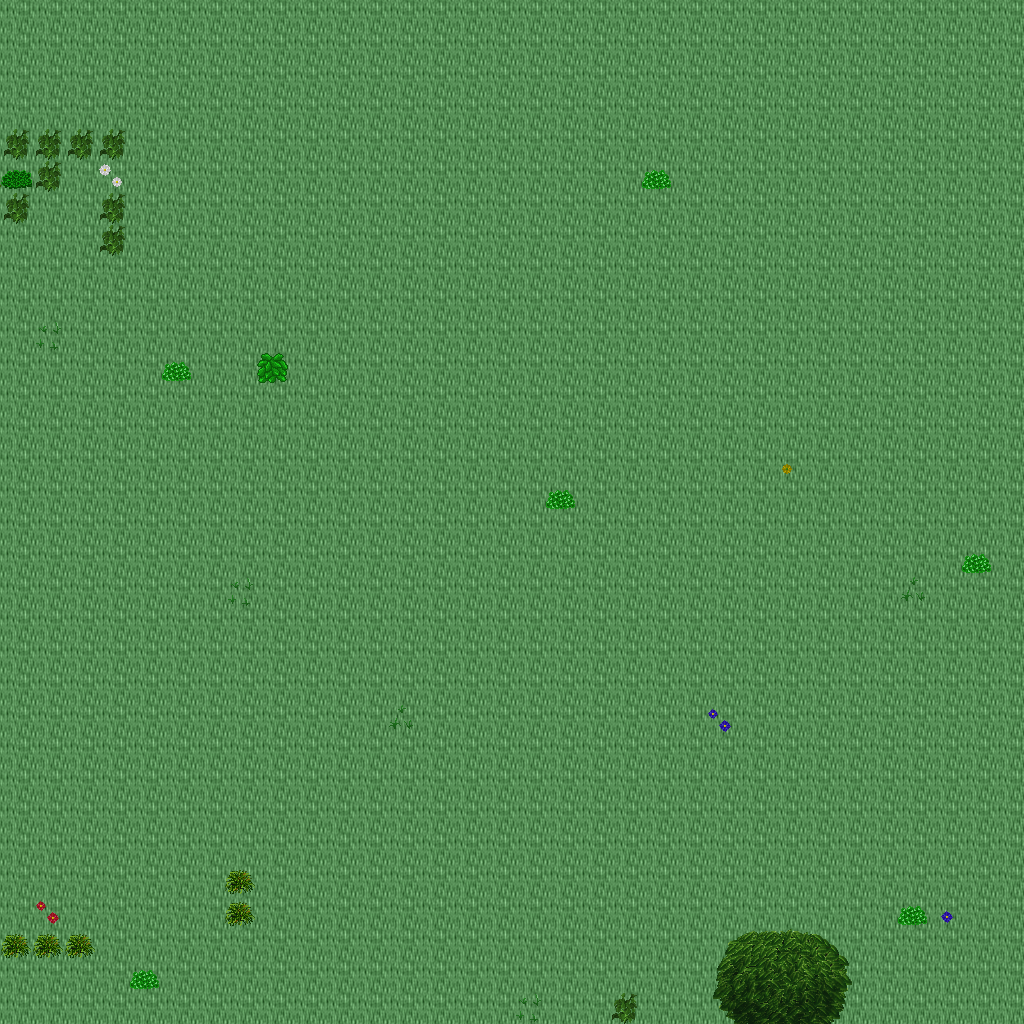

This is a level from a 2D game, rendered from its Tiled map with the project's own tilesets. A one-line summary and the map file follow, with tile-layer data summarised:
An orthogonal 32x32 tile map with 32x32 px tiles, 5 tile layers (Ground, Objects, Objects2, Above, ...), 1 hidden layer not drawn, 32 tilesets.

<map version="1.10" tiledversion="1.11.0" orientation="orthogonal" renderorder="right-down" width="32" height="32" tilewidth="32" tileheight="32" infinite="0" nextlayerid="11" nextobjectid="1">
 <tileset firstgid="1" name="building_wall_int_wall_pale" tilewidth="32" tileheight="32" tilecount="16" columns="2">
  <image source="../drawable/building_wall_int_wall_pale.png" width="64" height="256" />
 </tileset>
 <tileset firstgid="17" name="ground_ground" tilewidth="32" tileheight="32" tilecount="33" columns="3">
  <image source="../drawable/ground_ground.png" width="96" height="352" />
 </tileset>
 <tileset firstgid="50" name="plant_bush_bushes" tilewidth="32" tileheight="32" tilecount="10" columns="5">
  <image source="../drawable/plant_bush_bushes.png" width="160" height="64" />
 </tileset>
 <tileset firstgid="60" name="plant_flower_daisy_blue" tilewidth="32" tileheight="32" tilecount="8" columns="2">
  <image source="../drawable/plant_flower_daisy_blue.png" width="64" height="128" />
 </tileset>
 <tileset firstgid="68" name="plant_flower_daisy_red" tilewidth="32" tileheight="32" tilecount="8" columns="2">
  <image source="../drawable/plant_flower_daisy_red.png" width="64" height="128" />
 </tileset>
 <tileset firstgid="76" name="plant_flower_daisy_white" tilewidth="32" tileheight="32" tilecount="8" columns="2">
  <image source="../drawable/plant_flower_daisy_white.png" width="64" height="128" />
 </tileset>
 <tileset firstgid="84" name="plant_flower_daisy_yellow" tilewidth="32" tileheight="32" tilecount="8" columns="2">
  <image source="../drawable/plant_flower_daisy_yellow.png" width="64" height="128" />
 </tileset>
 <tileset firstgid="92" name="plant_tree_tree_green" tilewidth="32" tileheight="32" tilecount="88" columns="8">
  <image source="../drawable/plant_tree_tree_green.png" width="256" height="352" />
 </tileset>
 <tileset firstgid="180" name="ground_ladder_steps" tilewidth="32" tileheight="32" tilecount="6" columns="3">
  <image source="../drawable/ground_ladder_steps.png" width="96" height="64" />
 </tileset>
 <tileset firstgid="186" name="building_fence_wooden_brown_fence" tilewidth="32" tileheight="32" tilecount="42" columns="7">
  <image source="../drawable/building_fence_wooden_brown_fence.png" width="224" height="192" />
 </tileset>
 <tileset firstgid="228" name="ground_earth_edges" tilewidth="32" tileheight="32" tilecount="18" columns="6">
  <image source="../drawable/ground_earth_edges.png" width="192" height="96" />
 </tileset>
 <tileset firstgid="246" name="ground_grass_edges" tilewidth="32" tileheight="32" tilecount="36" columns="12">
  <image source="../drawable/ground_grass_edges.png" width="384" height="96" />
 </tileset>
 <tileset firstgid="282" name="ground_grass_corners" tilewidth="32" tileheight="32" tilecount="24" columns="6">
  <image source="../drawable/ground_grass_corners.png" width="192" height="128" />
 </tileset>
 <tileset firstgid="306" name="logic_collision" tilewidth="32" tileheight="32" tilecount="1" columns="1">
  <image source="../drawable/logic_collision.png" width="32" height="32" />
 </tileset>
 <tileset firstgid="307" name="plant_tree_apple_tree" tilewidth="32" tileheight="32" tilecount="9" columns="3">
  <image source="../drawable/plant_tree_apple_tree.png" width="96" height="96" />
 </tileset>
 <tileset firstgid="316" name="plant_flower_pointed_yellow" tilewidth="32" tileheight="32" tilecount="2" columns="2">
  <image source="../drawable/plant_flower_pointed_yellow.png" width="64" height="32" />
 </tileset>
 <tileset firstgid="318" name="plant_flower_planted_containers" tilewidth="32" tileheight="32" tilecount="16" columns="4">
  <image source="../drawable/plant_flower_planted_containers.png" width="128" height="128" />
 </tileset>
 <tileset firstgid="334" name="item_firewood" tilewidth="32" tileheight="32" tilecount="12" columns="3">
  <image source="../drawable/item_firewood.png" width="96" height="128" />
 </tileset>
 <tileset firstgid="346" name="plant_flower_hothouse_flowers" tilewidth="32" tileheight="32" tilecount="72" columns="6">
  <image source="../drawable/plant_flower_hothouse_flowers.png" width="192" height="384" />
 </tileset>
 <tileset firstgid="418" name="ground_water_pool" tilewidth="32" tileheight="32" tilecount="72" columns="3">
  <image source="../drawable/ground_water_pool.png" width="96" height="768" />
 </tileset>
 <tileset firstgid="490" name="ground_rock_rubble" tilewidth="32" tileheight="32" tilecount="9" columns="3">
  <image source="../drawable/ground_rock_rubble.png" width="96" height="96" />
 </tileset>
 <tileset firstgid="499" name="logic_portal" tilewidth="32" tileheight="32" tilecount="24" columns="8">
  <image source="../drawable/logic_portal.png" width="256" height="96" />
 </tileset>
 <tileset firstgid="523" name="logic_creature_animal" tilewidth="32" tileheight="32" tilecount="32" columns="8">
  <image source="../drawable/logic_creature_animal.png" width="256" height="128" />
 </tileset>
 <tileset firstgid="555" name="logic_item_resources" tilewidth="32" tileheight="32" tilecount="6" columns="6">
  <image source="../drawable/logic_item_resources.png" width="192" height="32" />
 </tileset>
 <tileset firstgid="561" name="ground_rock_rocks_3" tilewidth="32" tileheight="32" tilecount="16" columns="4">
  <image source="../drawable/ground_rock_rocks_3.png" width="128" height="128" />
 </tileset>
 <tileset firstgid="577" name="ground_rock_rocks" tilewidth="32" tileheight="32" tilecount="4" columns="2">
  <image source="../drawable/ground_rock_rocks.png" width="64" height="64" />
 </tileset>
 <tileset firstgid="581" name="logic_item_fruits" tilewidth="32" tileheight="32" tilecount="16" columns="8">
  <image source="../drawable/logic_item_fruits.png" width="256" height="64" />
 </tileset>
 <tileset firstgid="597" name="item_postbox" tilewidth="32" tileheight="32" tilecount="4" columns="2">
  <image source="../drawable/item_postbox.png" width="64" height="64" />
 </tileset>
 <tileset firstgid="601" name="plant_tree_umbrella_thorn" tilewidth="32" tileheight="32" tilecount="18" columns="6">
  <image source="../drawable/plant_tree_umbrella_thorn.png" width="192" height="96" />
 </tileset>
 <tileset firstgid="619" name="plant_grasses" tilewidth="32" tileheight="32" tilecount="6" columns="3">
  <image source="../drawable/plant_grasses.png" width="96" height="64" />
 </tileset>
 <tileset firstgid="625" name="building_house_pink_blue" tilewidth="32" tileheight="32" tilecount="99" columns="11">
  <image source="../drawable/building_house_pink_blue.png" width="352" height="288" />
 </tileset>
 <tileset firstgid="724" name="logic_creature_fowl" tilewidth="32" tileheight="32" tilecount="6" columns="6">
  <image source="../drawable/logic_creature_fowl.png" width="192" height="32" />
 </tileset>
 <layer id="1" name="Ground" width="32" height="32">
  <data>[1024 cells, 1024 non-empty, 1 distinct tile ids]</data>
 </layer>
 <layer id="2" name="Objects" width="32" height="32">
  <data>[1024 cells, 11 non-empty, 8 distinct tile ids]</data>
 </layer>
 <layer id="3" name="Objects2" width="32" height="32">
  <data>[1024 cells, 21 non-empty, 4 distinct tile ids]</data>
 </layer>
 <layer id="4" name="Above" width="32" height="32">
  <data>[1024 cells, 15 non-empty, 15 distinct tile ids]</data>
 </layer>
 <layer id="5" name="Above2" width="32" height="32">
  <data>[1024 cells, 0 non-empty, 0 distinct tile ids]</data>
 </layer>
 <layer id="6" name="Walkable" width="32" height="32" visible="0">
  <data>[1024 cells, 15 non-empty, 1 distinct tile ids]</data>
 </layer>
 <objectgroup id="7" name="Mapevents" />
 <objectgroup id="8" name="Spawn" />
 <objectgroup id="9" name="Keys" />
 <objectgroup id="10" name="Replace" />
</map>
